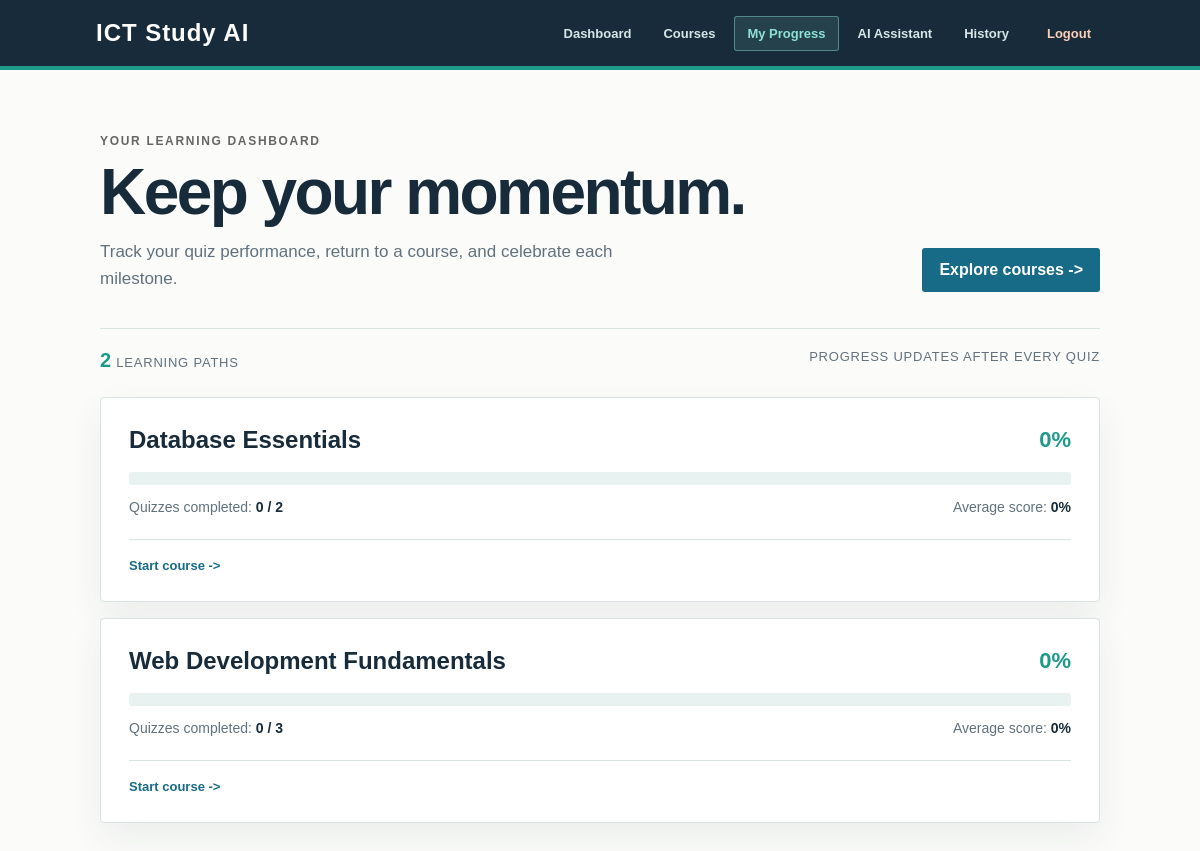
The page /progress.php (signed in) on the database its author committed.
### tables this page shows
CREATE TABLE courses (
    id INT AUTO_INCREMENT PRIMARY KEY,
    title VARCHAR(150) NOT NULL,
    description TEXT NOT NULL,
    created_at TIMESTAMP DEFAULT CURRENT_TIMESTAMP
);

### progress.php (the view, shortened to what this page needs)
<?php
require_once "config/database.php";
$user_id = $_SESSION["user_id"];
$sql = "
    SELECT
        c.id,
        c.title,
        COUNT(DISTINCT q.id) AS total_quizzes,
        COUNT(DISTINCT CASE
            WHEN qa.id IS NOT NULL THEN q.id
        END) AS completed_quizzes,
        COALESCE(AVG(qa.percentage), 0) AS average_score,
        COALESCE(MAX(qa.percentage), 0) AS best_score
    FROM courses c
    LEFT JOIN quizzes q
        ON c.id = q.course_id
    LEFT JOIN (
        SELECT
            quiz_id,
            MAX(id) AS latest_attempt_id
        FROM quiz_attempts
        WHERE user_id = ?
        GROUP BY quiz_id
    ) latest
        ON q.id = latest.quiz_id
    LEFT JOIN quiz_attempts qa
        ON qa.id = latest.latest_attempt_id
    GROUP BY c.id, c.title
    ORDER BY c.title ASC
";
$stmt = $conn->prepare($sql);
$stmt->bind_param("i", $user_id);
$stmt->execute();
$result = $stmt->get_result();
?>
<!DOCTYPE html>
<html lang="en">
<head>
    <link rel="stylesheet" href="css/style.css">
</head>
<body>
<nav class="navbar progress-navbar">
    <div class="logo">
        ICT Study AI
    </div>
    <div class="nav-links">
        <a href="dashboard.php">Dashboard</a>
        <a href="courses.php">Courses</a>
        <a href="progress.php" class="active" aria-current="page">My Progress</a>
        <a href="ai/chat.php">AI Assistant</a>
        <a href="ai/history.php">History</a>
        <a href="auth/logout.php">Logout</a>
    </div>
</nav>
<main class="progress-page">
    <div class="progress-header">
        <div>
            <p class="eyebrow">YOUR LEARNING DASHBOARD</p>
            <h1>Keep your momentum.</h1>
            <p>
                Track your quiz performance, return to a course, and celebrate each milestone.
            </p>
        </div>
        <a href="courses.php" class="progress-header-button">
            Explore courses <span aria-hidden="true">-&gt;</span>
        </a>
    </div>
    <div class="progress-summary">
        <span><strong><?= $result->num_rows ?></strong> learning paths</span>
        <span>Progress updates after every quiz</span>
    </div>
    <div class="progress-list">
        <?php if ($result->num_rows > 0): ?>
            <?php while ($course = $result->fetch_assoc()): ?>
                <?php
                $total_quizzes = (int)$course["total_quizzes"];
                $completed_quizzes = (int)$course["completed_quizzes"];
                if ($total_quizzes > 0) {
                    $progress = ($completed_quizzes / $total_quizzes) * 100;
                } else {
                    $progress = 0;
                }
                $progress = round($progress);
                $average_score = round((float)$course["average_score"]);
                ?>
                <article class="progress-card">
                    <div class="progress-info">
                        <h2>
                            <?= htmlspecialchars($course["title"]) ?>
                        </h2>
                        <span>
                            <?= $progress ?>%
                        </span>
                    </div>
                    <div class="progress-bar">
                    </div>
                    <div class="progress-details">
                        <p>
                            Quizzes completed:
                            <strong>
                                <?= $completed_quizzes ?>
                                /
                                <?= $total_quizzes ?>
                            </strong>
                        </p>
                        <p>
                            Average score:
                            <strong>
                                <?= $average_score ?>%
                            </strong>
                        </p>
                    </div>
                    <div class="progress-actions">
                        <a
                            href="lessons.php?course_id=<?= $course["id"] ?>"
                            class="progress-primary-link"
                        >
                            <?= $progress > 0 ? "Continue course" : "Start course" ?>
                            <span aria-hidden="true">-&gt;</span>
                        </a>
                    </div>
                </article>
            <?php endwhile; ?>
        <?php endif; ?>
    </div>
</main>
</body>
</html>

### rows shown on the page
courses: title "Database Essentials", progress "0", completed_quizzes "0", total_quizzes "2", average_score "0"
courses: title "Web Development Fundamentals", progress "0", completed_quizzes "0", total_quizzes "3", average_score "0"

### other values the page prints
$result->num_rows "2"
